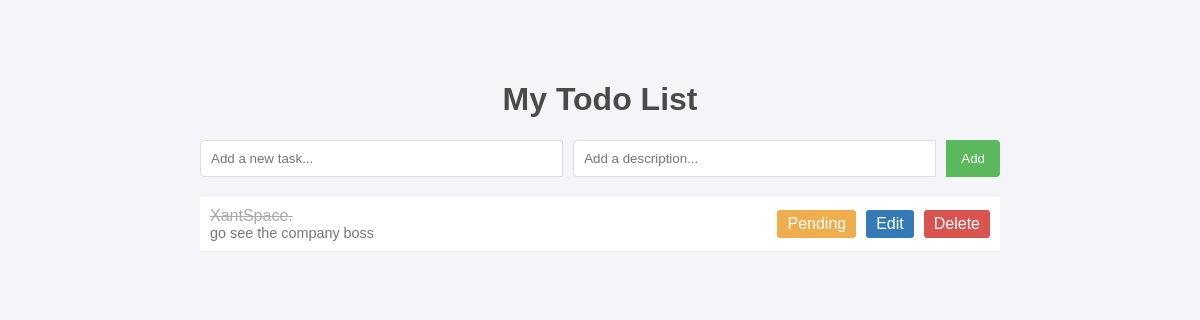
Before: / with the older database file.
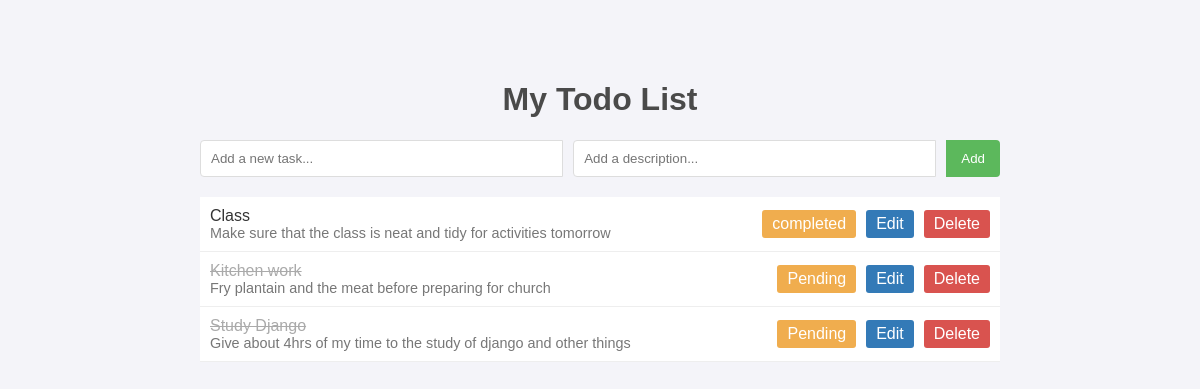
After: the same page with the newer database file.
### todo/models.py (models this page shows, shortened)
class Todo(models.Model):
    title = models.CharField(max_length=200)
    description = models.TextField()
    completed = models.BooleanField(default=True)
    created_at = models.DateTimeField(auto_now_add=True)

### todo/views.py (the view)
# urls.py: path('', views.todo_list, name='todo_list'),
def todo_list(request):
    todos = Todo.objects.all().order_by('-created_at')
    return render(request, 'todo/todo_list.html', {'todos': todos})

### todo/templates/todo/todo_list.html (shortened to what this page needs)
{% load static %}
<!DOCTYPE html>
<html lang="en">
  <head>
    <link rel="stylesheet" href="{% static "css/style.css" %}">
  </head>
  <body>
    <h1>My Todo List</h1>
    <form class="add-form" action="{% url 'todo:add_todo' %}" method="post">
      <input type="text" name="text" placeholder="Add a new task..." required />
      <input
        type="text"
        name="description"
        placeholder="Add a description..."
        required
      />
      <button type="submit">Add</button>
    </form>
    <ul class="todo-list">
      {% for todo in todos %}
      <li class="todo-item {% if todo.completed %} completed {% endif %}">
        <div class="todo-text">
          <span>{{ todo.title }}</span>
          <small>{{ todo.description }}</small>
        </div>
        <div class="actions">
          <a href="{% url 'todo:toggle_todo' todo.id %}" class="toggle-btn">
            {% if todo.completed %}Pending{% else %}completed{% endif %}
          </a>
          <a href="{% url 'todo:edit_todo' todo.id %}" class="edit-btn">Edit</a>
          <a href="{% url 'todo:delete_todo' todo.id %}" class="delete-btn"
            >Delete</a
          >
        </div>
      </li>
      {% empty %}
      <li class="todo-item">No to-do items yet.</li>
      {% endfor %}
    </ul>
  </body>
</html>

### static/css/style.css (style rules this page uses)
body { font-family: sans-serif; max-width: 800px; margin: 40px auto; padding: 20px; background-color: #f4f4f9; color: #333; }
h1 { text-align: center; color: #4a4a4a; }
.add-form { display: flex; gap: 10px; margin-bottom: 20px; }
.add-form input[type="text"] { flex-grow: 1; padding: 10px; border: 1px solid #ddd; border-radius: 4px 0 0 4px; }
.add-form button { padding: 10px 15px; border: none; background-color: #5cb85c; color: white; border-radius: 0 4px 4px 0; cursor: pointer; }
.todo-list { list-style: none; padding: 0; }
.todo-item { display: flex; align-items: center; padding: 10px; background-color: white; border-bottom: 1px solid #eee; }
.todo-item.completed span { text-decoration: line-through; color: #aaa; }
.todo-item .todo-text { display: flex; flex-direction: column; flex-grow: 1; }
.todo-item .todo-text small { color: #777; font-size: 0.9em; }
.todo-item .actions { display: flex; gap: 10px; }
.todo-item a { text-decoration: none; padding: 5px 10px; border-radius: 3px; color: white; }
.toggle-btn { background-color: #f0ad4e; }
.edit-btn { background-color: #337ab7; }
.delete-btn { background-color: #d9534f; }

Changed rows visible on the page:
removed Todo: title "XantSpace.", description "go see the company boss", completed "Pending"
added Todo: title "Class", description "Make sure that the class is neat and tidy for activities tomorrow", completed "completed"
added Todo: title "Kitchen work", description "Fry plantain and the meat before preparing for church", completed "Pending"
added Todo: title "Study Django", description "Give about 4hrs of my time to the study of django and other things", completed "Pending"
